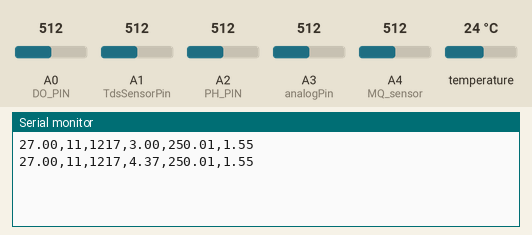
Simulated run of this sketch. Board: Arduino Uno, built with avr-gcc and run on an emulated ATmega328P. On the bench: the last lines printed to the serial monitor. Inputs (shaded band) come from the test bench; at power-on: A0 (DO_PIN) = 512, A1 (TdsSensorPin) = 512, A2 (PH_PIN) = 512, A3 (analogPin) = 512, A4 (MQ_sensor) = 512, temperature 24 °C. Random numbers use the default seed unless the sketch sets one.

Above: at 1.2 s.
1.3 s: A0 (DO_PIN) set to 716
At 2.6 s:
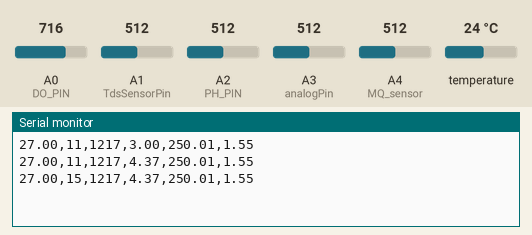
2.8 s: A1 (TdsSensorPin) set to 716
At 3.9 s:
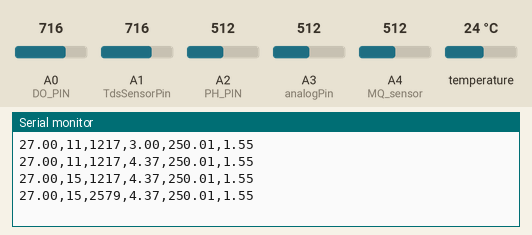
4.3 s: A2 (PH_PIN) set to 716
At 5.6 s:
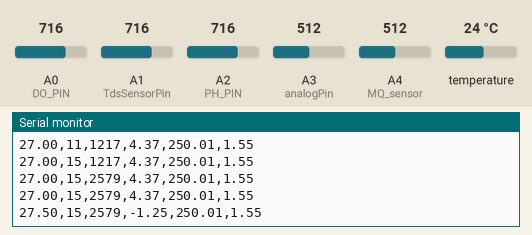
5.8 s: A3 (analogPin) set to 716
At 6.9 s:
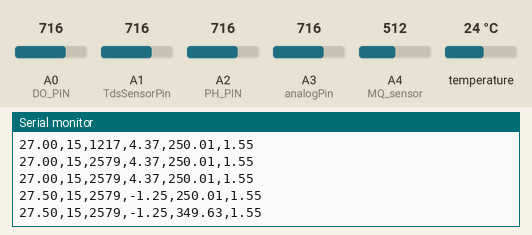
7.3 s: A4 (MQ_sensor) set to 716
At 8.6 s:
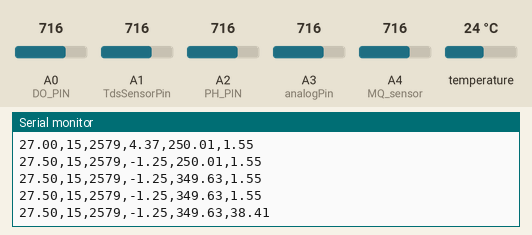
8.8 s: A0 (DO_PIN) set to 992
At 10.0 s:
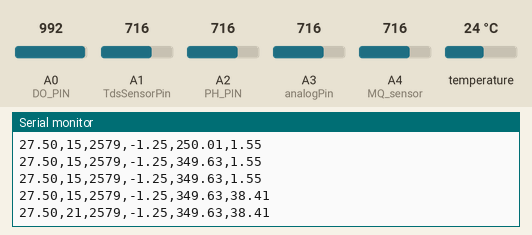
Timing chart, 0 to 11.3 s (numbered marks = the images above; inputs shaded):
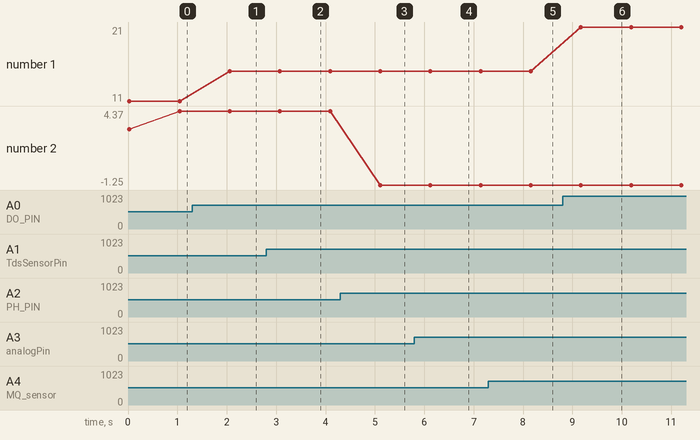

The sketch:

aquanotes.ino
```cpp
//=========== DS18B20 Sensor =============================
float DallTemperature;
//add your code here to get the temperature from your temperature sensor
//Meng-include-kan library yang baru saja diinstall
#include <OneWire.h>
#include <DallasTemperature.h>

// Data signal yang digunakan yaitu pin D2
#define ONE_WIRE_BUS 2

//prosedur untuk syntax onewire dan dallastemperature
OneWire oneWire(ONE_WIRE_BUS);
DallasTemperature sensors(&oneWire);

void DS18B20_Sensor_Read()
{
  DallTemperature = sensors.getTempCByIndex(00);
}
//=========== End DS18B20 Sensor =============================

//=========== DO Sensor =============================

#define DO_PIN A0

#define VREF 5000    //VREF (mv)
#define ADC_RES 1024 //ADC Resolution

//Single-point calibration Mode=0
//Two-point calibration Mode=1
#define TWO_POINT_CALIBRATION 0

//#define READ_TEMP (25) //Current water temperature ℃, Or temperature sensor function

//Single point calibration needs to be filled CAL1_V and CAL1_T
#define CAL1_V (1600) //mv
#define CAL1_T (25)   //℃
//Two-point calibration needs to be filled CAL2_V and CAL2_T
//CAL1 High temperature point, CAL2 Low temperature point
#define CAL2_V (1300) //mv
#define CAL2_T (15)   //℃

const uint16_t DO_Table[41] = {
    14460, 14220, 13820, 13440, 13090, 12740, 12420, 12110, 11810, 11530,
    11260, 11010, 10770, 10530, 10300, 10080, 9860, 9660, 9460, 9270,
    9080, 8900, 8730, 8570, 8410, 8250, 8110, 7960, 7820, 7690,
    7560, 7430, 7300, 7180, 7070, 6950, 6840, 6730, 6630, 6530, 6410};

uint8_t Temperaturet;
uint16_t ADC_Raw;
uint16_t ADC_Voltage;
uint16_t DO;

int16_t readDO(uint32_t voltage_mv, uint8_t temperature_c)
{
#if TWO_POINT_CALIBRATION == 0
  uint16_t V_saturation = (uint32_t)CAL1_V + (uint32_t)35 * temperature_c - (uint32_t)CAL1_T * 35;
  return (voltage_mv * DO_Table[temperature_c] / V_saturation);
#else
  uint16_t V_saturation = (int16_t)((int8_t)temperature_c - CAL2_T) * ((uint16_t)CAL1_V - CAL2_V) / ((uint8_t)CAL1_T - CAL2_T) + CAL2_V;
  return (voltage_mv * DO_Table[temperature_c] / V_saturation);
#endif
}

void DO_Sensor_Read(){
  Temperaturet = 29;
  ADC_Raw = analogRead(DO_PIN);
  ADC_Voltage = uint32_t(VREF) * ADC_Raw / ADC_RES;

//  Serial.print("Temperaturet:\t" + String(Temperaturet) + "\t");
//  Serial.print("ADC RAW:\t" + String(ADC_Raw) + "\t");
//  Serial.print("ADC Voltage:\t" + String(ADC_Voltage) + "\t");
//  Serial.println("DO:\t" + String(readDO(ADC_Voltage, Temperaturet)) + "\t");

  }

//=========== End DO Sensor =============================

//=========== TDS Sensor =================================
#include <EEPROM.h>
#include "GravityTDS.h"

#define TdsSensorPin A1
GravityTDS gravityTds;

float tdsValue = 0;

void TDS_Sensor_Read(){
    //temperature = readTemperature();  //add your temperature sensor and read it
    gravityTds.setTemperature(29);  // set the temperature and execute temperature compensation
    gravityTds.update();  //sample and calculate
    tdsValue = gravityTds.getTdsValue();  // then get the value
//    Serial.print(tdsValue,0);
//    Serial.println("ppm");
  }

//=========== End TDS Sensor =============================

//=========== pH Sensor ==================================
#include "DFRobot_PH.h"
#include <EEPROM.h>

#define PH_PIN A2
float voltage,phValue;
DFRobot_PH ph;
void pH_Sensor_Read(){
    static unsigned long timepoint = millis();
    if(millis()-timepoint>1000U){                  //time interval: 1s
        timepoint = millis();

        voltage = analogRead(PH_PIN)/1024.0*5000;  // read the voltage
        phValue = ph.readPH(voltage,29);  // convert voltage to pH with temperature compensation
//        Serial.print("temperature:");
//        Serial.print(temperature,1);
//        Serial.print("^C  pH:");
//        Serial.println(phValue,2);
    }
    ph.calibration(voltage,DallTemperature);           // calibration process by Serail CMD

  }
//=========== End TDS Sensor =============================

//=========== LM35 Sensor ================================
int analogPin = A3;

//Variabel untuk menyimpan data suhu
float suhu = 00;
int suhu1=00;

void Lm35_Sensor_Read(){
  //Baca pin input
  suhu1 = analogRead(analogPin);

  //1'C = 10mV (sesuai datasheet)<br>// 5v /1023 = 4,883 mV (5v = tegangan refrensi, 1023 = resolusi 10 bit)
  // setiap kenaikan 1'C --> 10 / 4.883 = 2.0479

  //sehingga didapat rumus
  suhu = suhu1 / 2.0479;

  //hasil pembacaan akan ditampilkan di serial monitor
  //Serial.println(suhu);
  }

//=========== End LM35 Sensor ============================

//=========== MQ137 Sensor ================================
#define RL 47  //The value of resistor RL is 47K

#define m -0.263 //Enter calculated Slope

#define b 0.42 //Enter calculated intercept

#define Ro 20 //Enter found Ro value

#define MQ_sensor A4 //Sensor is connected to A4

float ppm;

void Mq137_Sensor_Read(){
  float VRL; //Voltage drop across the MQ sensor

  float Rs; //Sensor resistance at gas concentration

  float ratio; //Define variable for ratio


  VRL = analogRead(MQ_sensor)*(5.0/1023.0); //Measure the voltage drop and convert to 0-5V

  Rs = ((5.0*RL)/VRL)-RL; //Use formula to get Rs value

  ratio = Rs/Ro;  // find ratio Rs/Ro


  ppm = pow(10, ((log10(ratio)-b)/m)); //use formula to calculate ppm
  }
//=========== End MQ137 Sensor ============================

const float minValue = 27.0;   // Nilai minimum
const float maxValue = 32.0;   // Nilai maksimum
const float changeThreshold = 0.5;  // Ambang batas perubahan
const unsigned long changeInterval = 5000;  // Interval perubahan (dalam milidetik)

float currentValue = 27.0;  // Nilai awal
unsigned long lastChangeTime = 0;

void setup()
{
  randomSeed(analogRead(A4));
  Serial.begin(115200);
  gravityTds.setPin(TdsSensorPin);
  gravityTds.setAref(5.0);  //reference voltage on ADC, default 5.0V on Arduino UNO
  gravityTds.setAdcRange(1024);  //1024 for 10bit ADC;4096 for 12bit ADC
  gravityTds.begin();  //initialization
  sensors.begin(); //prosedur pembacaan sensor
  ph.begin();
}

void loop()
{
  unsigned long currentTime = millis();

  if (currentTime - lastChangeTime >= changeInterval) {
    float randomValue = random(minValue * 10, maxValue * 10 + 1) / 10.0;  // Menghasilkan nilai acak dengan satu angka di belakang koma
    float diff = abs(randomValue - currentValue);

    if (diff <= changeThreshold) {
      currentValue = randomValue;
      lastChangeTime = currentTime;

//      Serial.print("Nilai baru: ");
//      Serial.println(currentValue, 1);  // Mencetak dengan 1 desimal
    }
  }
  DS18B20_Sensor_Read();
  DallTemperature=currentValue;
   DO_Sensor_Read();
   TDS_Sensor_Read();
   pH_Sensor_Read();
   Lm35_Sensor_Read();
   Mq137_Sensor_Read();

  Serial.print(DallTemperature); Serial.print(",");
  Serial.print(String(readDO(ADC_Voltage, Temperaturet)/1000));Serial.print(",");
  Serial.print(tdsValue,0);Serial.print(",");
  Serial.print(phValue+3,2);Serial.print(",");
  Serial.print(suhu);Serial.print(",");
  Serial.println(ppm);
  delay(1000);
}
```

Measured:
- after the input at 1.3 s, the serial monitor: prints a new line after 0.76 s (image 1)
- after the input at 2.8 s, the serial monitor: prints a new line after 0.28 s (image 2)
- after the input at 4.3 s, the serial monitor: prints a new line after 0.81 s (image 3)
- after the input at 5.8 s, the serial monitor: prints a new line after 0.32 s (image 4)
- after the input at 7.3 s, the serial monitor: prints a new line after 0.86 s (image 5)
- after the input at 8.8 s, the serial monitor: prints a new line after 0.37 s (image 6)
- plotted number 1: 11 → 15 after the input at 1.3 s, 15 → 21 after the input at 8.8 s
- plotted number 2: 4.37 → -1.25 after the input at 4.3 s
